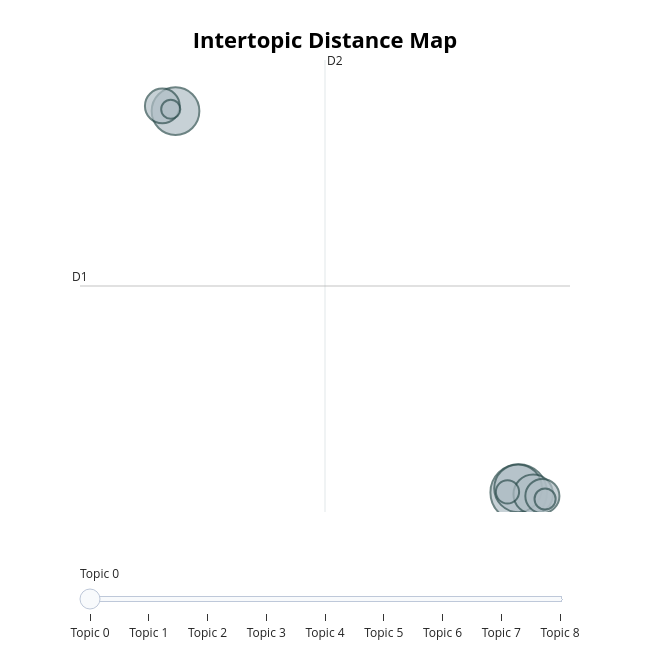

Source (notebook cell):
### Markdown cell above
## Visualization

### Code cell
topic_model.visualize_topics(use_ctfidf=True)

### Figure 1 — Plotly figure (JSON) as saved in the notebook; plotly's stock layout.template omitted (floating-point values rounded to 4 significant figures)
{"data": [{"customdata": [[0, "gnome | points | gnomes | colour | hat", 201], [1, "mushrooms | gnome | gnomes | colour | try", 143], [2, "basket | red | yellow | mushrooms | gnomes", 143], [3, "points | blue | colours | pink | purple", 98], [4, "basket | red | baskets | yellow | points", 76], [5, "mushrooms | colours | mushroom | gives | change", 73], [6, "hats | tall | hat | taller | tall hats", 34], [7, "keys | just | breaks | fingers | game", 28], [8, "forest | mushrooms | gnomes | green | orange", 23]], "hovertemplate": "<b>Topic %{customdata[0]}</b><br>%{customdata[1]}<br>Size: %{customdata[2]}", "legendgroup": "", "marker": {"color": "#B0BEC5", "line": {"color": "DarkSlateGrey", "width": 2}, "size": [201, 143, 143, 98, 76, 73, 34, 28, 23], "sizemode": "area", "sizeref": 0.1256, "symbol": "circle"}, "mode": "markers", "name": "", "orientation": "v", "showlegend": false, "type": "scatter", "x": [-10.85, -10.88, -30.19, -10.03, -30.93, -9.516, -11.48, -9.364, -30.46], "xaxis": "x", "y": [-11.52, -10.92, 43.41, -11.78, 44.15, -12.05, -11.44, -12.47, 43.68], "yaxis": "y"}], "layout": {"annotations": [{"showarrow": false, "text": "D1", "x": -35.57, "y": 18.22, "yshift": 10}, {"showarrow": false, "text": "D2", "x": -21.77, "xshift": 10, "y": 50.78}], "height": 650, "hoverlabel": {"bgcolor": "white", "font": {"family": "Rockwell", "size": 16}}, "legend": {"itemsizing": "constant", "tracegroupgap": 0}, "margin": {"t": 60}, "shapes": [{"line": {"color": "#CFD8DC", "width": 2}, "type": "line", "x0": -21.77, "x1": -21.77, "y0": -14.34, "y1": 50.78}, {"line": {"color": "#9E9E9E", "width": 2}, "type": "line", "x0": -35.57, "x1": -7.959, "y0": 18.22, "y1": 18.22}], "sliders": [{"active": 0, "pad": {"t": 50}, "steps": [{"args": [{"marker.color": [["red", "#B0BEC5", "#B0BEC5", "#B0BEC5", "#B0BEC5", "#B0BEC5", "#B0BEC5", "#B0BEC5", "#B0BEC5"]]}], "label": "Topic 0", "method": "update"}, {"args": [{"marker.color": [["#B0BEC5", "red", "#B0BEC5", "#B0BEC5", "#B0BEC5", "#B0BEC5", "#B0BEC5", "#B0BEC5", "#B0BEC5"]]}], "label": "Topic 1", "method": "update"}, {"args": [{"marker.color": [["#B0BEC5", "#B0BEC5", "red", "#B0BEC5", "#B0BEC5", "#B0BEC5", "#B0BEC5", "#B0BEC5", "#B0BEC5"]]}], "label": "Topic 2", "method": "update"}, {"args": [{"marker.color": [["#B0BEC5", "#B0BEC5", "#B0BEC5", "red", "#B0BEC5", "#B0BEC5", "#B0BEC5", "#B0BEC5", "#B0BEC5"]]}], "label": "Topic 3", "method": "update"}, {"args": [{"marker.color": [["#B0BEC5", "#B0BEC5", "#B0BEC5", "#B0BEC5", "red", "#B0BEC5", "#B0BEC5", "#B0BEC5", "#B0BEC5"]]}], "label": "Topic 4", "method": "update"}, {"args": [{"marker.color": [["#B0BEC5", "#B0BEC5", "#B0BEC5", "#B0BEC5", "#B0BEC5", "red", "#B0BEC5", "#B0BEC5", "#B0BEC5"]]}], "label": "Topic 5", "method": "update"}, {"args": [{"marker.color": [["#B0BEC5", "#B0BEC5", "#B0BEC5", "#B0BEC5", "#B0BEC5", "#B0BEC5", "red", "#B0BEC5", "#B0BEC5"]]}], "label": "Topic 6", "method": "update"}, {"args": [{"marker.color": [["#B0BEC5", "#B0BEC5", "#B0BEC5", "#B0BEC5", "#B0BEC5", "#B0BEC5", "#B0BEC5", "red", "#B0BEC5"]]}], "label": "Topic 7", "method": "update"}, {"args": [{"marker.color": [["#B0BEC5", "#B0BEC5", "#B0BEC5", "#B0BEC5", "#B0BEC5", "#B0BEC5", "#B0BEC5", "#B0BEC5", "red"]]}], "label": "Topic 8", "method": "update"}]}], "title": {"font": {"color": "Black", "size": 22}, "text": "<b>Intertopic Distance Map</b>", "x": 0.5, "xanchor": "center", "y": 0.95, "yanchor": "top"}, "width": 650, "xaxis": {"anchor": "y", "domain": [0, 1], "range": [-35.57, -7.959], "title": {"text": ""}, "visible": false}, "yaxis": {"anchor": "x", "domain": [0, 1], "range": [-14.34, 50.78], "title": {"text": ""}, "visible": false}}}
